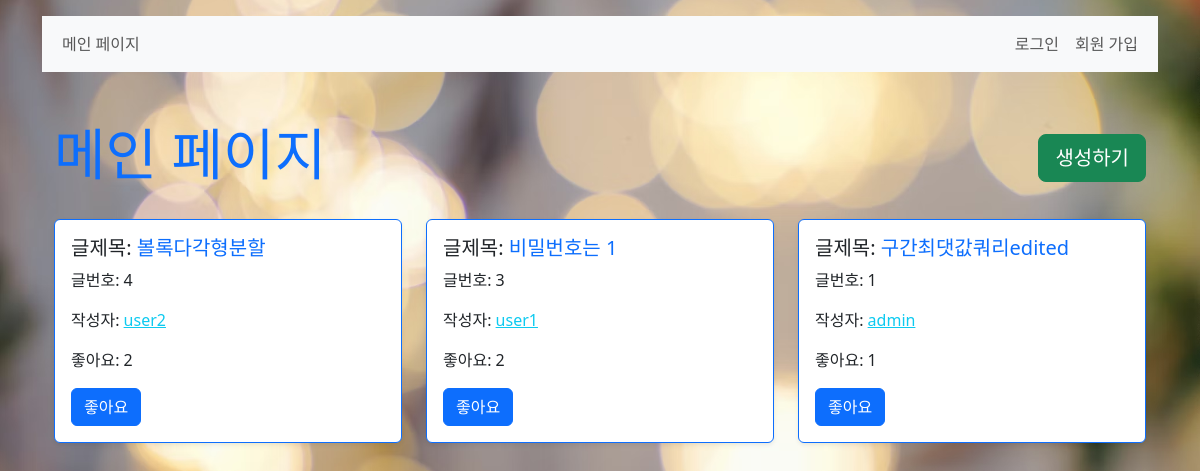
The app's page /boards/ with its own data.
### boards/models.py (models this page shows)
class Board(models.Model):
    author = models.ForeignKey(settings.AUTH_USER_MODEL, on_delete=models.SET_NULL, null=True)
    title = models.CharField(max_length=20)
    content = models.TextField()
    created_at = models.DateTimeField(auto_now_add=True)
    updated_at = models.DateTimeField(auto_now=True)
    like_users = models.ManyToManyField(
        settings.AUTH_USER_MODEL, related_name='like_boards'
    )

### accounts/models.py (models this page shows)
class User(AbstractUser):
    following = models.ManyToManyField('self' , symmetrical=False , related_name='followers')

### boards/views.py (the view)
# urls.py: path('', views.index, name="index"),
@require_http_methods(["GET"])
def index(request):
    boards = Board.objects.all().order_by('-created_at')
    context = {
        'boards': boards
    }
    return render(request, 'boards/index.html', context)

### boards/templates/boards/index.html (shortened to what this page needs)
{% extends 'base.html' %}
{% block content %}
<div class="container mt-5">
  <div class="d-flex justify-content-between align-items-center mb-4">
    <h1 class="display-4 text-primary">메인 페이지</h1>
    <a href="{% url 'boards:create' %}">
      <button class="btn btn-lg btn-success">생성하기</button>
    </a>
  </div>
  {% if boards|length == 0 %}
    <div class="alert alert-warning" role="alert">
      아직 게시글이 없습니다
    </div>
  {% else %}
    <div class="row">
      {% for board in boards %}
      <div class="col-md-4 mb-4">
        <div class="card border-primary shadow-sm">
          <div class="card-body">
            <h5 class="card-title">글제목:
              <a href="{% url 'boards:detail' board.id %}" style="text-decoration: none;" class="text-primary">{{ board.title }}</a>
            </h5>
            <p class="card-text">글번호: {{ board.id }}</p>
            <p class="card-text">작성자:
              <a href="{% url "accounts:profile" board.author.username %}" class="text-info">{{ board.author }}</a>
            </p>
            <p class="card-text">좋아요: {{ board.like_users.count }}</p>
            <form action="{% url "boards:likes" board.pk %}" method="post" class="mt-3">
              {% if request.user in board.like_users.all %}
                <input type="submit" value="좋아요 취소" class="btn btn-danger">
              {% else %}
                <input type="submit" value="좋아요" class="btn btn-primary">
              {% endif %}
            </form>
          </div>
        </div>
      </div>
      {% endfor %}
    </div>
  {% endif %}
</div>
{% endblock content %}

### templates/base.html (shortened to what this page needs)
{% load static %}
<!DOCTYPE html>
<html lang="en">
<head>
  <link href="https://cdn.jsdelivr.net/npm/bootstrap@5.3.0-alpha1/dist/css/bootstrap.min.css" rel="stylesheet">
</head>
<body>
  <div class="mt-3 container" >
    <div class="mt-3 mb-4">
      {% include '_navbar.html' %}
    </div>
    <div class="mb-5">
      {% block content %}
      {% endblock content %}
    </div>
  </div>
</body>
</html>

### templates/_navbar.html
<nav class="navbar navbar-expand-lg bg-light">
  <div class="container-fluid">
    <div class="collapse navbar-collapse d-flex justify-content-between" id="navbarNav">
      <ul class="navbar-nav">
        <li class="nav-item">
          <a class="nav-link" aria-current="page" href="{% url 'boards:index' %}">메인 페이지</a>
        </li>
      </ul>
      <ul class="navbar-nav">
        {% if user.is_authenticated %}
          <li>
            <span>
              <a href="{% url "accounts:profile" user.username %}">내 프로필</a>
            </span>
          </li>
          <li>
            <span class="nav-link">{{ user }}</span>
          </li>
          <li>
            <a href="{% url "accounts:logout" %}" class="nav-link">로그아웃</a>
          </li>
        {% else %}
          <li>
            <a class="nav-link" aria-current="page" href="{% url 'accounts:login' %}">로그인</a>
          </li>
          <li>
            <a class="nav-link" aria-current="page" href="{% url 'accounts:signup' %}">회원 가입</a>
          </li>
        {% endif %}
      </ul>
    </div>
  </div>
</nav>

### records on screen
Board: title "볼록다각형분할", id "4", author "user2", like_users.count "2"
Board: title "비밀번호는 1", id "3", author "user1", like_users.count "2"
Board: title "구간최댓값쿼리edited", id "1", author "admin", like_users.count "1"
